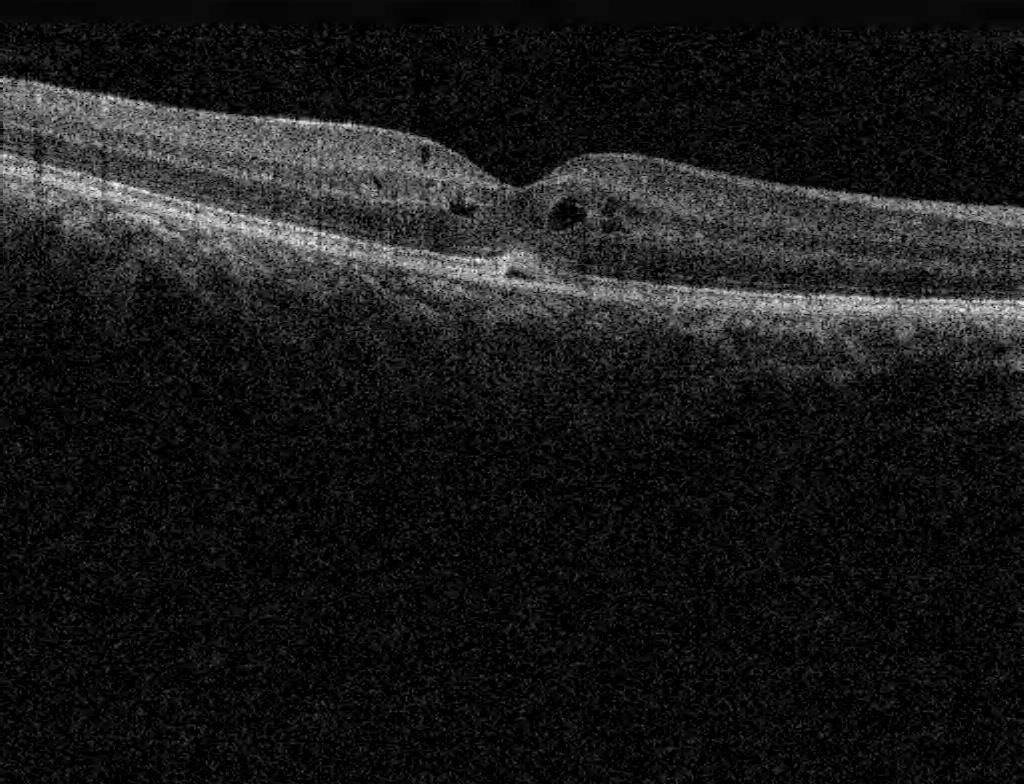
#> input picture data/rgb/image/2.jpg, 1024 x 784 px, given in place of 2.png, which was not available
$ python pre_work.py
#> lines starting #> are read from the running program, lines starting #| are printed output that depends on the picture; after the words box and inside, x2 and y2 are one past the last pixel; in counts of white or black regions, pixels touching at a corner belong together; pictures that were not available may be replaced by others from this repository, and a replacement may not be noted
# -*- coding: utf-8 -*-
"""
Created on Thu Sep 12 14:48:36 2019

@author: Administrator
"""
from PIL import Image
import numpy as np

#############################补充图片和标签的完整地址############################
imagedir='C:\\Users\\Administrator\\Desktop\\Try\\data\\rgb\\image\\2.png'
labeldir='C:\\Users\\Administrator\\Desktop\\Try\\data\\rgb\\label\\2.png'
savedir='C:\\Users\\Administrator\\Desktop\\Try\\data\\train\\'
###############################################################################

############################打开图片并创建存储空间###############################
img = Image.open(imagedir)
#> img is the input picture: PIL image 1024x784 RGB; min 0, max 254, mean 25.7
label = Image.open(labeldir)

#img = img.crop((10,0,1014,784))
label = label.crop((32,32,991,751))
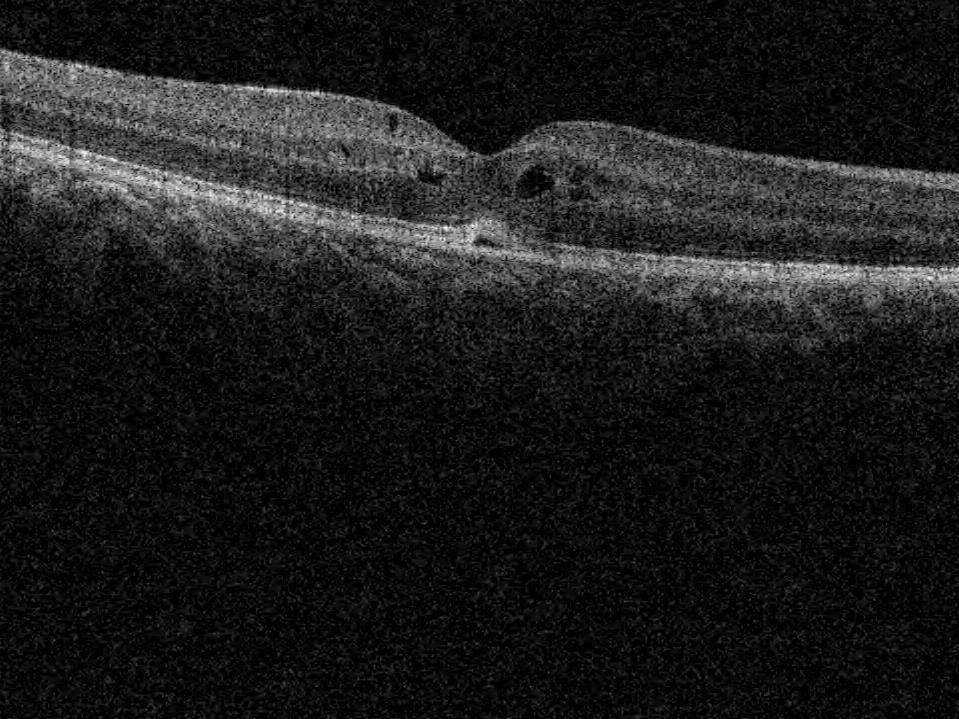
#> label: PIL image 959x719 RGB; min 0, max 254, mean 27.1

#img = np.asarray(img, dtype='float64')
label = np.asarray(label,dtype='float64')
#> label: shape (719, 959, 3) float64

# [9 lines of commented-out code are left out]

label_dict = ['background.','one.','two.','three.','four.','five.','six.','seven.','eight.']
# [25 lines of commented-out code are left out]

mark = np.zeros([len(label[0]),9])

for i in range(len(label[0])):
    for k in range(8):
        j = k+1
        mark[i,j] = np.min(np.where(label[:,i]==j))

for col in range(len(label[0])):
    if col<200:
        mark[col,0] = mark[col,8]+10
    elif col<400:
        mark[col,0] = mark[col,8]+50
    elif col<600:
        mark[col,0] = mark[col,1]-5
    else :
        if mark[col,5]+10 < mark[col,6]:
            mark[col,0] = mark[col,5]+10
        else:
            mark[col,0] = mark[col,5]+3
# [61 lines of commented-out code are left out]
k=0
for col in range(0,len(label[0]),5):
    k+=1
    for i in range(8):
        row = mark[col,i]
        label = img.crop((col,row-32,col+65,row+33))
        lebel = Image.fromarray(np.uint8(label))
        name = label_dict[i]+str(k)+'.png'
        save = savedir+name
        label.save(save)
#> this loop made 192 passes
#> col on passes 2 to 4: 5, 10, 15
#> pass 1, `label.save(save)`:
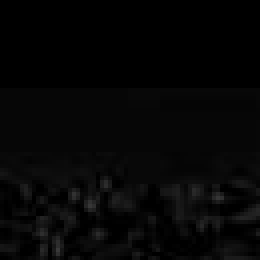
#> saved as background.1.png: PIL image 65x65 RGB (shown 4 times larger); min 0, max 57, mean 5.6
#> pass 1, `label.save(save)`:
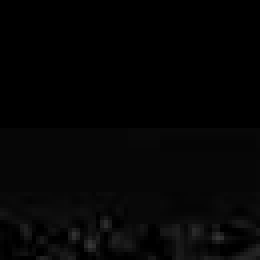
#> saved as one.1.png: PIL image 65x65 RGB (shown 4 times larger); min 0, max 55, mean 4.3
#> pass 2, `label.save(save)`:
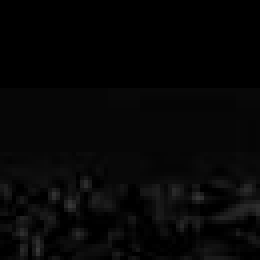
#> saved as background.2.png: PIL image 65x65 RGB (shown 4 times larger); min 0, max 57, mean 5.8
#> pass 2, `label.save(save)`:
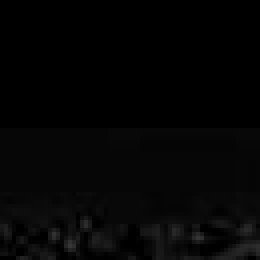
#> saved as one.2.png: PIL image 65x65 RGB (shown 4 times larger); min 0, max 55, mean 4.5
#> after the loop, k = 192

$ run again, with data/rgb/image/1.png saved as data/rgb/image/2.jpg
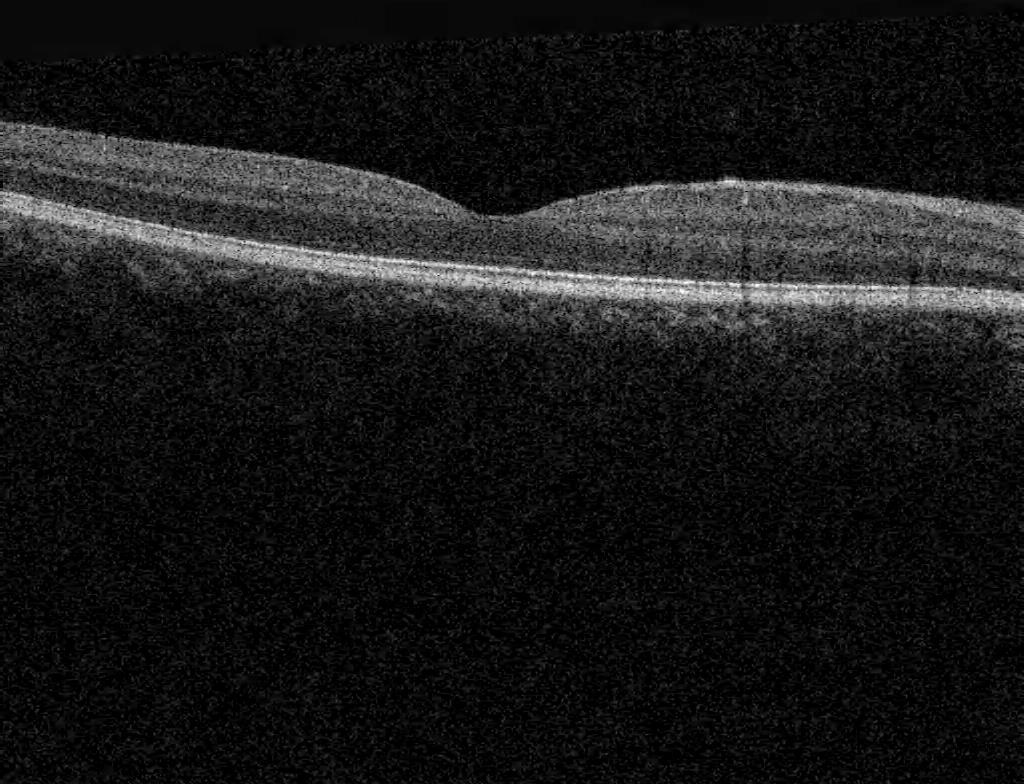
#> input picture data/rgb/image/1.png, 1024 x 784 px, given in place of 2.png, which was not available
#> img is the input picture: PIL image 1024x784 RGB; min 0, max 255, mean 24
#> the loop `for col in range(0,len(label[0]),5):` made 192 passes
#> col on passes 2 to 4: 5, 10, 15
#> pass 1, `label.save(save)`:
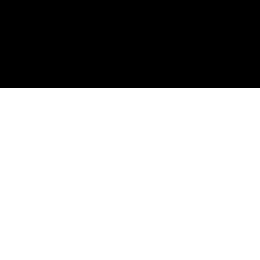
#> saved as background.1.png: PIL image 65x65 RGB (shown 4 times larger); values 0 (black) and 9 (white), 66.2% white; 1 black region, box (x1, y1, x2, y2) and area: (0, 0, 65, 22) 1430
#> after the loop `for col in range(0,len(label[0]),5):`:
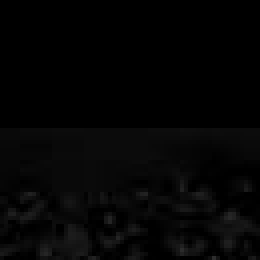
#> label: PIL image 65x65 RGB (shown 4 times larger); min 0, max 45, mean 4.4
#> after the loop `for col in range(0,len(label[0]),5):`: k = 192
